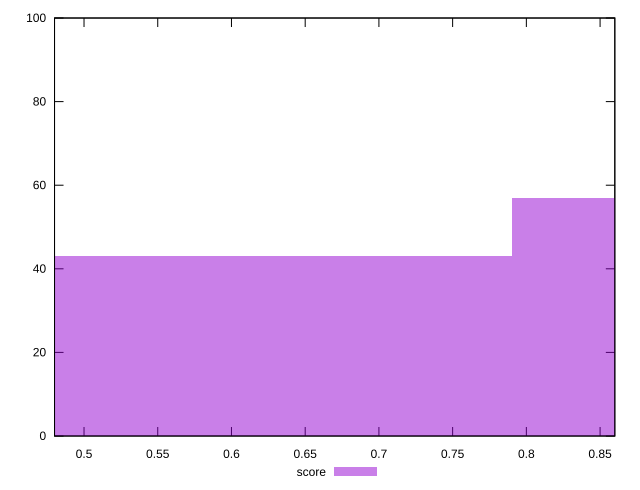

This chart was generated by the following gnuplot code:
reset

$score <<EOF
0.6321059515953046 43
0.9481589273929569 57
EOF

set key outside below
set boxwidth 0.3160529757976523
set xrange [0.48:0.86]
set yrange [0:100]
set trange [0:100]
set style fill transparent solid 0.5 noborder
set terminal svg size 640, 490 enhanced background rgb 'white'
set output "report_00019_2021-02-10T18-14-37.922Z//interactive/samples/pages+cached+noadtech/score/histogram.svg"

plot $score title "score" with boxes

reset
